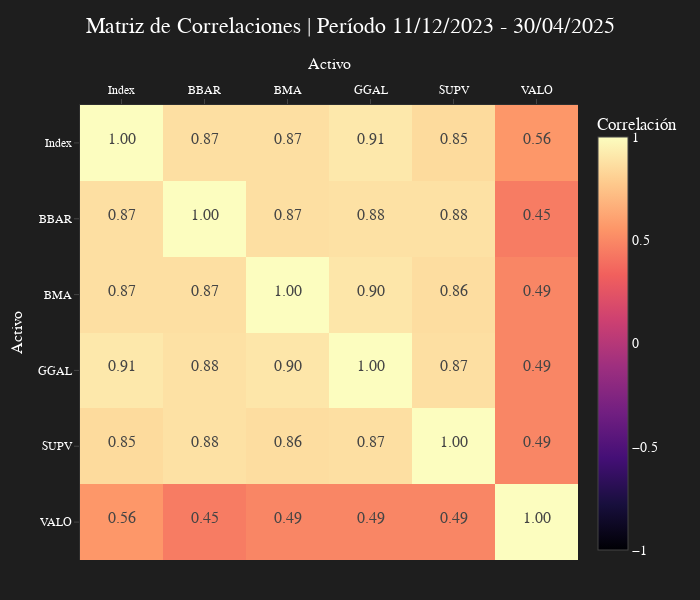

Notebook code for this chart:
### Code cell
datos = returns
fecha_inicio = datos.index[0]
fecha_fin = datos.index[-1]

periodo = f"{fecha_inicio.strftime('%d/%m/%Y')} - {fecha_fin.strftime('%d/%m/%Y')}"
graf_titulo = f'Matriz de Correlaciones | Período {periodo}'
eje_x_titulo = f'Activo'
eje_y_titulo_1 = f'Activo'

correlations = datos.corr().round(2)
tickers = correlations.index.tolist()
correlation_values = correlations.values

font_size_values = 16  # Tamaño de la fuente de los valores en la matriz
label_padding = 10     # Distancia entre los rótulos y la matriz

colorscale = get_colorscale(5)

fig_corr = go.Figure()
fig_corr.add_trace(
	go.Heatmap(
		z=correlation_values, x=tickers, y=tickers, colorscale=colorscale, zmin=-1, zmax=1,
		colorbar=dict(title="Correlación"),
		text=[[f"{val:.2f}" for val in row] for row in correlation_values],
		texttemplate="<span style='font-size:{}px'>%{{text}}</span>".format(font_size_values),
		hovertemplate="<b>%{x}</b> vs <b>%{y}</b>: %{z:.2f}<extra></extra>",
	)
)

fig_corr.update_layout(
	width=700, height=600, margin=dict(l=80, r=40, t=105, b=40),
    title=dict(text=graf_titulo, x=0.5, y=0.97),
    xaxis=dict(title=eje_x_titulo, side="top", title_standoff=label_padding),
    yaxis=dict(title=eje_y_titulo_1, title_standoff=label_padding, autorange="reversed",)
)

set_bloomberg_dark(fig_corr)
# set_bloomberg_light(fig_corr)
fig_corr.show()

### Figure 1 — Plotly figure (JSON) as saved in the notebook; plotly's stock layout.template omitted (floating-point values rounded to 4 significant figures)
{"data": [{"colorbar": {"title": {"text": "Correlación"}}, "colorscale": [[0, "#000004"], [0.1111, "#180f3d"], [0.2222, "#440f76"], [0.3333, "#721f81"], [0.4444, "#9e2f7f"], [0.5556, "#cd4071"], [0.6667, "#f1605d"], [0.7778, "#fd9668"], [0.8889, "#feca8d"], [1, "#fcfdbf"]], "hovertemplate": "<b>%{x}</b> vs <b>%{y}</b>: %{z:.2f}<extra></extra>", "text": [["1.00", "0.87", "0.87", "0.91", "0.85", "0.56"], ["0.87", "1.00", "0.87", "0.88", "0.88", "0.45"], ["0.87", "0.87", "1.00", "0.90", "0.86", "0.49"], ["0.91", "0.88", "0.90", "1.00", "0.87", "0.49"], ["0.85", "0.88", "0.86", "0.87", "1.00", "0.49"], ["0.56", "0.45", "0.49", "0.49", "0.49", "1.00"]], "texttemplate": "<span style='font-size:16px'>%{text}</span>", "type": "heatmap", "x": ["Index", "BBAR", "BMA", "GGAL", "SUPV", "VALO"], "y": ["Index", "BBAR", "BMA", "GGAL", "SUPV", "VALO"], "z": [[1.0, 0.87, 0.87, 0.91, 0.85, 0.56], [0.87, 1.0, 0.87, 0.88, 0.88, 0.45], [0.87, 0.87, 1.0, 0.9, 0.86, 0.49], [0.91, 0.88, 0.9, 1.0, 0.87, 0.49], [0.85, 0.88, 0.86, 0.87, 1.0, 0.49], [0.56, 0.45, 0.49, 0.49, 0.49, 1.0]], "zmax": 1, "zmin": -1}], "layout": {"height": 600, "margin": {"b": 40, "l": 80, "r": 40, "t": 105}, "title": {"text": "Matriz de Correlaciones | Período 11/12/2023 - 30/04/2025", "x": 0.5, "y": 0.97}, "width": 700, "xaxis": {"side": "top", "title": {"standoff": 10, "text": "Activo"}}, "yaxis": {"autorange": "reversed", "title": {"standoff": 10, "text": "Activo"}}}}
